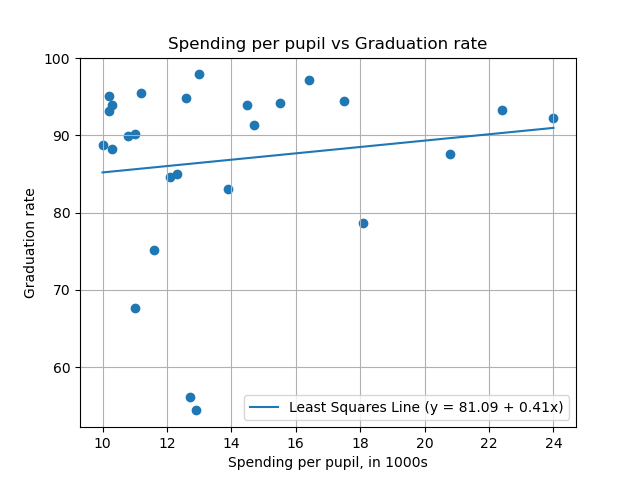

Write the Python code that produced this figure.
import matplotlib.pyplot as plt
import numpy as np

spendings = np.array([10.0, 10.2, 10.2, 10.3, 10.3, 10.8, 11.0, 11.0, 11.2, 11.6, 12.1, 12.3, 12.6, 12.7, 12.9, 13.0, 13.9, 14.5, 14.7, 15.5, 16.4, 17.5, 18.1, 20.8, 22.4, 24.0 ])
rates = np.array([88.7, 93.2, 95.1, 94.0, 88.3, 89.9, 67.7, 90.2, 95.5, 75.2, 84.6, 85.0, 94.8, 56.1, 54.4, 97.9, 83.0, 94.0, 91.4, 94.2, 97.2, 94.4, 78.6, 87.6, 93.3, 92.3])

b, a = np.polyfit(spendings, rates, deg=1)

y = a + b * spendings 

plt.scatter(spendings, rates)
plt.plot(spendings, y, label=f"Least Squares Line (y = {a:.2f} + {b:.2f}x)")

plt.xlabel("Spending per pupil, in 1000s")
plt.ylabel("Graduation rate")
plt.title("Spending per pupil vs Graduation rate")
plt.legend()
plt.grid(True)
plt.show()
